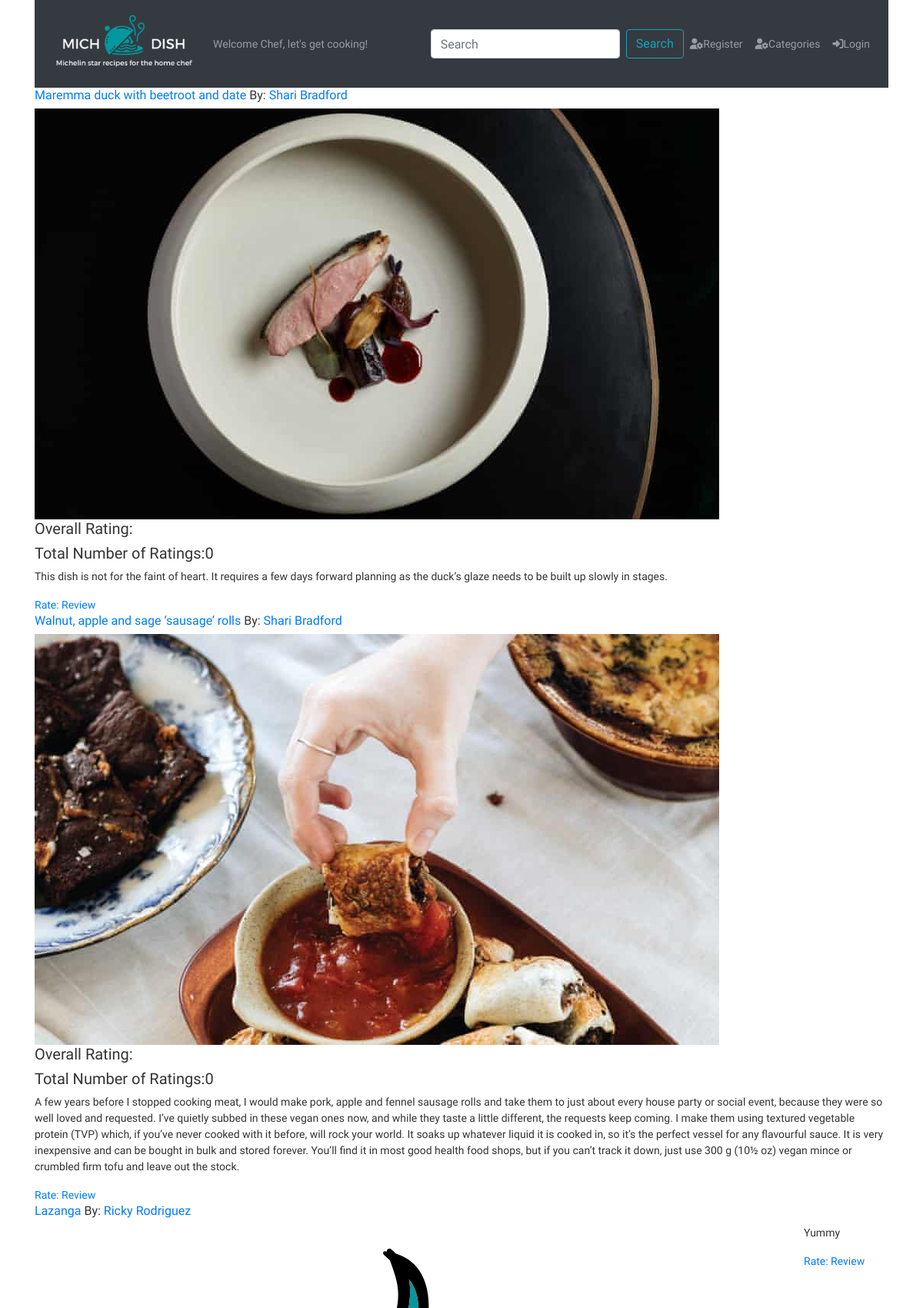
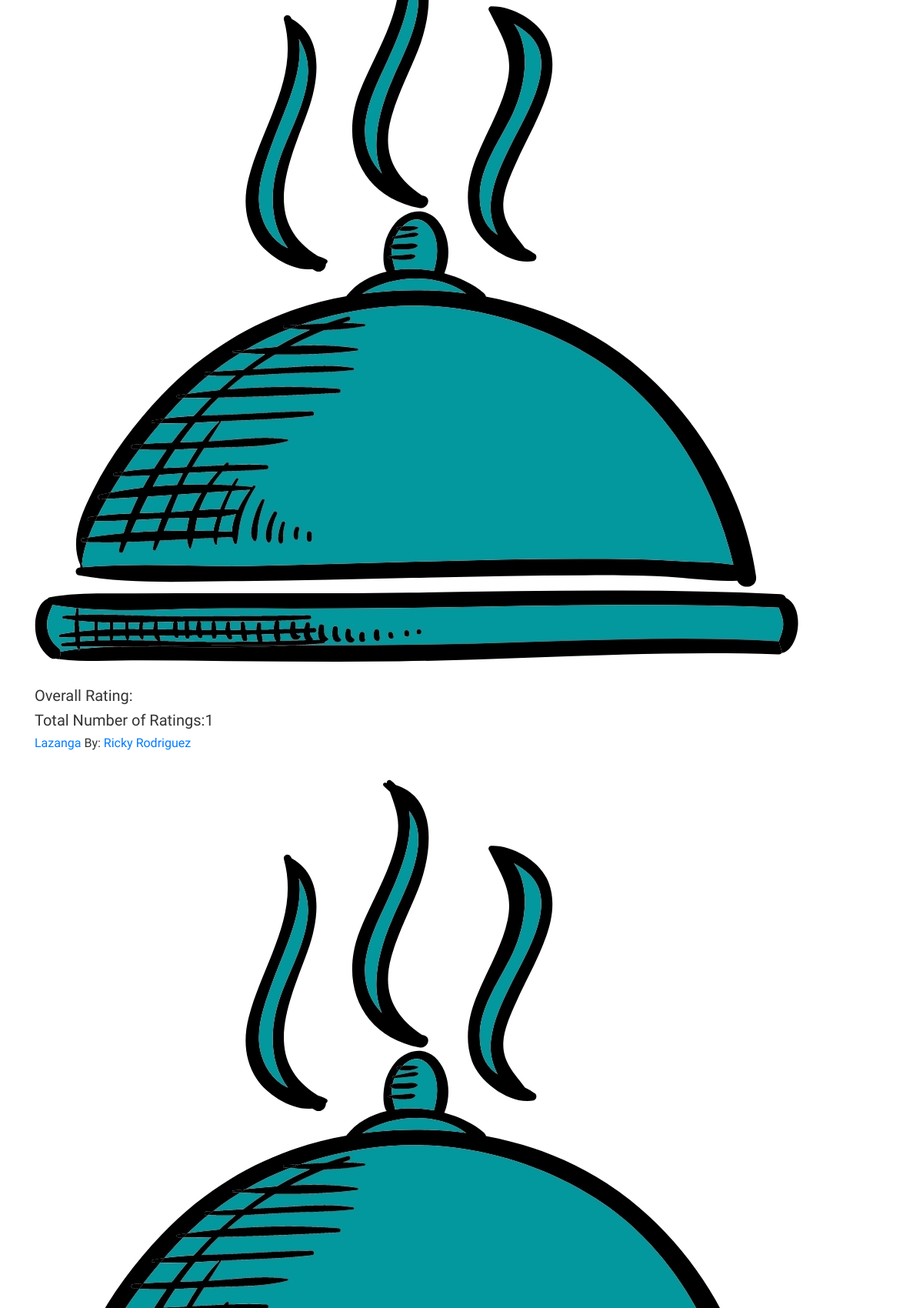
The page /category/3 (upper part) on the database its author committed (2 pictures, top to bottom).
### dish/models.py (models this page shows, shortened)
class Dish(models.Model):
    title = models.CharField(max_length=255)
    recipe = models.TextField(help_text="Instructions for how to make the dish.")
    description = models.TextField(blank=True, help_text="Describe the dish, its history and why you were inspired to make it.")
    ingredients = models.TextField(help_text="Add each ingredient on a new line.")
    prep_time = models.IntegerField(help_text="Prep time in minutes.")
    cook_time = models.IntegerField(help_text="Cook time in minutes.")
    servings = models.IntegerField()
    profile_pic = models.ImageField(
        upload_to=dish_directory_path,
        default= 'dishes/blank-dish.jpg',
        blank=True,
        null=True,
        )
    categories = models.ManyToManyField(Category, related_name='dishes', help_text="Select all categories that apply.")
    poster = models.ForeignKey(User, related_name='user_dishes', on_delete=models.CASCADE)
    user_likes = models.ManyToManyField(User, related_name='liked_dishes')
    created_at = models.DateField(auto_now_add=True)
    updated_at = models.DateField(auto_now=True)

### dish/views.py (the view)
# urls.py: path('<int:category_id>', views.category_dishes, name="category_dishes"),
def category_dishes(request, category_id):
    user = request.user #User.objects.get(id=request.session['user_id'])
    category = Category.objects.get(id=category_id)
    context = {
        'user': user,
        'category' : category,
        'dishes': Dish.objects.filter(categories__in=[category_id]).order_by('ratings__rating') #category.dishes.all().order_by('rating__rating'),
    }
    return render(request, 'dish/category_dishes.html', context)

### dish/templates/dish/category_dishes.html (shortened to what this page needs)
{% extends 'dish/base.html' %}
{% load static %}
{% block css %}
<link rel="stylesheet" href="{% static 'dish/css/categories.css' %}">
{% endblock css %}
{% block profile %}
{% if user.is_authenticated %}
<a href="{% url 'accounts:user_profile' profiled_user_id=user.id %}" class="nav-link"><i
    class="fas fa-user-cog"></i>Profile</a>
{% else %}
<a href="{% url 'accounts:signup' %}" class="nav-link"><i class="fas fa-user-cog"></i>Register</a>
{% endif %}
{% endblock profile %}
{% block login %}
{% if user.is_authenticated %}
<a href="{% url 'logout' %}" class="nav-link"><i class="fas fa-sign-out-alt"></i>Logout</a>
{% else %}
<a href="{% url 'login' %}" class="nav-link"><i class="fas fa-sign-in-alt"></i>Login</a>
{% endif %}
{% endblock login %}
{% block content %}
<div class="container">
  {% for dish in dishes %}
  <div class="row post">
    <div>
      <h6><a href="/dish/{{ dish.id }}">{{ dish.title }}</a> By: <a
          href="{% url 'accounts:user_profile' profiled_user_id=dish.poster.id %}">{{ dish.poster.first_name }}
          {{ dish.poster.last_name }}</a></h6>
    </div>
    <div id="picture">
      <div>
        <img src="{{ dish.profile_pic.url }}" alt="Dish Picture Here">
      </div>
      <div>
        <h5>Overall Rating: {{ dish.ratings.avg }} </h5>
      </div>
      <div>
        <h5>Total Number of Ratings:{{ dish.ratings.count }}</h5>
      </div>
    </div>
    <div id="description">
      <p>{{ dish.description }}</p>
      <div id="rate">
        <a href="">Rate: </a>
        <a href="">Review</a>
      </div>
    </div>
  </div>
  {% endfor %}
</div>
{% endblock %}

### dish/static/dish/css/style.css (style rules this page uses)
* { box-sizing: border-box; }
body { margin: 0; padding: 0; font-size: 14px; font-family: "Roboto","Lucida Grande","DejaVu Sans","Bitstream Vera Sans",Verdana,Arial,sans-serif; color: #333; background: #fff; }

### rows shown on the page
Dish: title "Maremma duck with beetroot and date", poster.first_name "Shari", poster.last_name "Bradford", profile_pic (picture), ratings.count "0", description "This dish is not for the faint of heart. It requires a few days forward planning as the duck’s glaze needs to be built up slowly in stages."
Dish: title "Walnut, apple and sage ‘sausage’ rolls", poster.first_name "Shari", poster.last_name "Bradford", profile_pic (picture), ratings.count "0", description "A few years before I stopped cooking meat, I would make pork, apple and fennel sausage rolls and take them to just about every house party or social event, because they were so well loved and requested. I’ve quietly subbed in these vegan ones now, and while they taste a little different, the requests keep coming. I make them using textured vegetable protein (TVP) which, if you’ve never cooked with it before, will rock your world. It soaks up whatever liquid it is cooked in, so it’s the perfect vessel for any flavourful sauce. It is very inexpensive and can be bought in bulk and stored forever. You’ll find it in most good health food shops, but if you can’t track it down, just use 300 g (10½…"
Dish: title "Lazanga", poster.first_name "Ricky", poster.last_name "Rodriguez", profile_pic (placeholder picture), ratings.count "1", description "Yummy"
Dish: title "Lazanga", poster.first_name "Ricky", poster.last_name "Rodriguez", profile_pic (placeholder picture)
